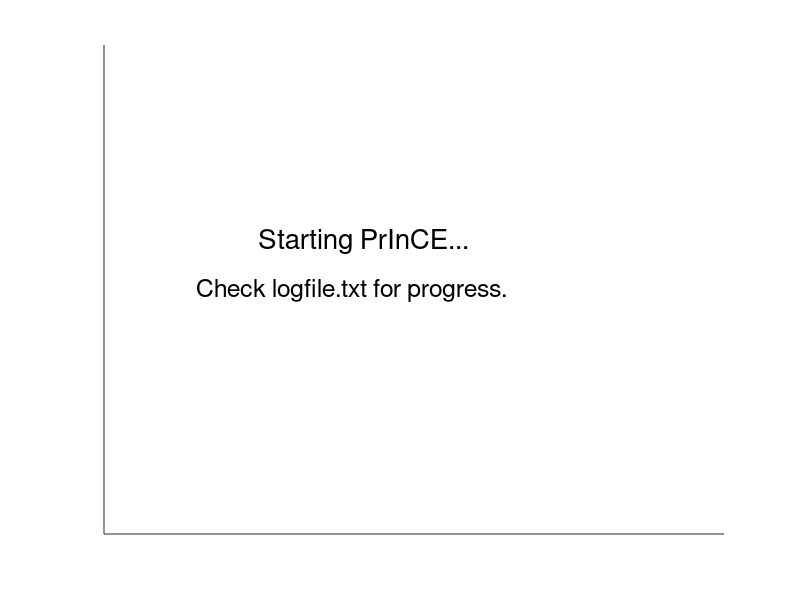

This chart was generated by the following MATLAB code: (Note: this script raises an error after producing the figure.)
%PRINCE Master script for the PrInCE bioinformatics pipeline
%   PRINCE.m collates information about the co-fractionation experiment,
%   such as the number of fractions, replicates, and biological conditions,
%   as well the location of input data files and the reference database of
%   gold-standard protein complexes. These experimental parameters are
%   combined in the user structure, which controls the behaviour of the 5
%   PrInCE modules: GAUSSBUILD, ALIGNMENT, FOLDCHANGES, INTERACTIONS, and
%   COMPLEXES.
%
%   Correct formatting of experiment information is confirmed by the
%   function CLEANUSER.
%
%   See https://github.com/fosterlab/PRInCE for use instructions.
%
%   See also GAUSSBUILD, ALIGNMENT, FOLDCHANGES, INTERACTIONS, COMPLEXES, CLEANUSER.


clear user
%%%%%%%%%%%%%%%%%%%%%%%%%%%%%%%%%%%%%%%%%%%%%%%%%%%%%%%%%%%%%%%%%%%%%%%%%%%%%%%%%%%%%%%
%% User settings
%%%%%%%%%%%%%%%%%%%%%%%%%%%%%%%%%%%%%%%%%%%%%%%%%%%%%%%%%%%%%%%%%%%%%%%%%%%%%%%%%%%%%%%

% Display feedback figure
figure(101)
axis([0 1 0 1])
text(.25,.6,'Starting PrInCE...', 'fontsize',20)
text(.15,.5,'Check logfile.txt for progress.','fontsize',18)
set(gca,'xtick',[],'ytick',[])
set(gcf,'units','normalized','position',[.3 .3 .3 .3])
pause(.01)

user.maindir = [pwd '/'];
% Add Code and Functions to path
if ~isdeployed
  f1 = [user.maindir 'Code'];
  f2 = [user.maindir 'Code/Functions'];
  addpath(f1,f2)
end
user = readExperimentFile(user);

% Confirm 'user' is properly formatted
user = cleanuser(user);

% Confirm input files are properly formatted
user = standardinput(user);

% Save 'user'
save([user.maindir 'userconfig.mat'],'user')



%%%%%%%%%%%%%%%%%%%%%%%%%%%%%%%%%%%%%%%%%%%%%%%%%%%%%%%%%%%%%%%%%%%%%%%%%%%%%%%%%%%%%%%
%% Run code
%%%%%%%%%%%%%%%%%%%%%%%%%%%%%%%%%%%%%%%%%%%%%%%%%%%%%%%%%%%%%%%%%%%%%%%%%%%%%%%%%%%%%%%

GaussBuild
Alignment
FoldChanges
Interactions
Complexes
